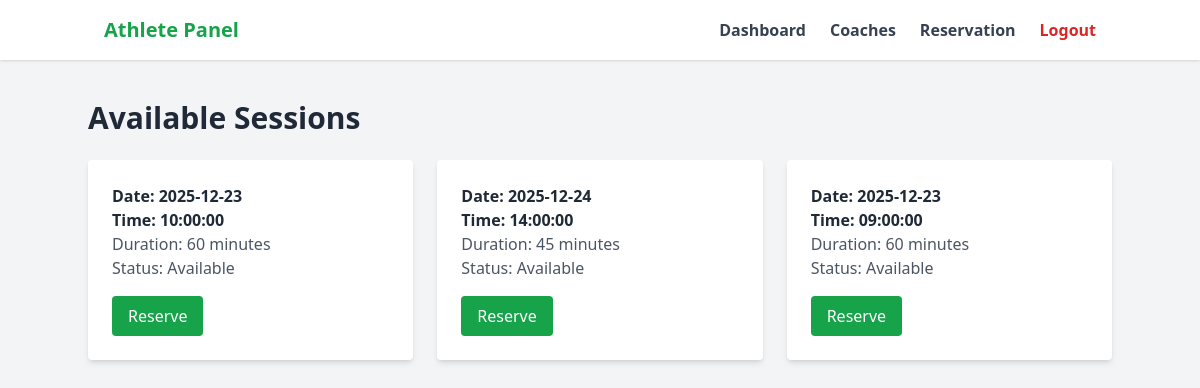
The app's page /index.php?page=athlete&action=reservation (signed in) with its own data.
### tables this page shows
CREATE TABLE IF NOT EXISTS sessions (
    id INT AUTO_INCREMENT PRIMARY KEY,
    coach_id INT NOT NULL,
    session_date DATE NOT NULL,
    session_time TIME NOT NULL,
    duration_minutes INT NOT NULL,
    status ENUM('available', 'booked') DEFAULT 'available',
    FOREIGN KEY (coach_id) REFERENCES users(id) ON DELETE CASCADE
);

### controllers/ReservationController.php (called while the page is built, shortened)
<?php
require_once __DIR__ . '/../models/Session.php';
require_once __DIR__ . '/../models/Reservation.php';
class ReservationController
{
    private Session $sessionModel;
    public function __construct()
    {
        $this->sessionModel = new Session();
    }
    public function available($coachId = null)
    {
        $sessions = $this->sessionModel->getAvailable();
        include 'views/athlete/reservation.php';
    }
}

### config/Database.php (called while the page is built)
<?php
class Database
{
    private static ?Database $instance = null;
    private PDO $pdo;
    private string $host = 'localhost';
    private string $dbName = 'coach_app';
    private string $username = 'root';
    private string $password = 'root';
    private function __construct()
    {
        try {
            $this->pdo = new PDO(
                "mysql:host={$this->host};dbname={$this->dbName};charset=utf8",
                $this->username,
                $this->password
            );
            $this->pdo->setAttribute(PDO::ATTR_ERRMODE, PDO::ERRMODE_EXCEPTION);
            $this->pdo->setAttribute(PDO::ATTR_DEFAULT_FETCH_MODE, PDO::FETCH_ASSOC);
        } catch (PDOException $e) {
            die("Database connection failed: " . $e->getMessage());
        }
    }
    public static function getInstance(): Database
    {
        if (self::$instance === null) {
            self::$instance = new Database();
        }
        return self::$instance;
    }
    public function getConnection(): PDO
    {
        return $this->pdo;
    }
}

### models/Session.php (called while the page is built, shortened)
<?php
require_once __DIR__ . '/../config/Database.php';
class Session
{
    protected PDO $pdo;
    public function __construct()
    {
        $this->pdo = Database::getInstance()->getConnection();
    }
    public function getAvailable()
    {
        $stmt = $this->pdo->query("
            SELECT s.*, u.first_name, u.last_name
            FROM sessions s
            JOIN users u ON s.coach_id = u.id
            WHERE s.status = 'available'
        ");
        return $stmt->fetchAll(PDO::FETCH_ASSOC);
    }
}

### views/athlete/reservation.php (the view, shortened to what this page needs)
<!DOCTYPE html>
<html lang="en">
<head>
    <script src="https://cdn.tailwindcss.com"></script>
</head>
<body class="bg-gray-100 font-sans">
    <?php include 'views/layout/navbar_athlete.php'; ?>
    <main class="container mx-auto mt-10">
        <h1 class="text-3xl font-bold mb-6 text-gray-800">Available Sessions</h1>
        <div class="grid grid-cols-1 md:grid-cols-2 lg:grid-cols-3 gap-6">
            <?php foreach ($sessions ?? [] as $session): ?>
            <div class="bg-white p-6 rounded shadow-md">
                <p class="text-gray-800 font-semibold">Date: <?= $session['session_date'] ?></p>
                <p class="text-gray-800 font-semibold">Time: <?= $session['session_time'] ?></p>
                <p class="text-gray-600">Duration: <?= $session['duration_minutes'] ?> minutes</p>
                <p class="text-gray-600">Status: <?= ucfirst($session['status']) ?></p>
                <?php if ($session['status'] === 'available'): ?>
                <form action="index.php?page=athlete&action=reservation&id=<?= $session['id'] ?>" method="POST" class="mt-4">
                    <button type="submit" class="bg-green-600 text-white px-4 py-2 rounded hover:bg-green-700">Reserve</button>
                </form>
                <?php else: ?>
                <span class="text-red-600 font-semibold mt-2 inline-block">Already booked</span>
                <?php endif; ?>
            </div>
            <?php endforeach; ?>
        </div>
    </main>
</body>
</html>

### index.php (shortened to what this page needs)
<?php
require_once 'controllers/ReservationController.php';
$page   = $_GET['page']   ?? 'home';
$action = $_GET['action'] ?? 'index';
$id     = isset($_GET['id']) ? (int) $_GET['id'] : null;
try {
    switch ($page) {
        case 'athlete':
            switch ($action) {
                case 'reservation':
                    $reservationController = new ReservationController();
                    if ($_SERVER['REQUEST_METHOD'] === 'POST') {
                        $reservationController->reserve($id);
                    } else {
                        $reservationController->available($id);
                    }
                    break;
            }
            break;
    }
} catch (Exception $e) {
    error_log($e->getMessage());
    http_response_code(500);
    echo "<h1>500 Internal Server Error</h1>";
    echo "<p>Something went wrong. Please try again later.</p>";
    if ($_SERVER['SERVER_NAME'] === 'localhost') {
        echo "<pre>{$e->getMessage()}</pre>";
    }
}

### views/layout/navbar_athlete.php
<nav class="bg-white shadow">
    <div class="container mx-auto px-4 py-4 flex justify-between items-center">
        <div class="text-xl font-bold text-green-600">Athlete Panel</div>
        <ul class="flex space-x-6">
            <li><a href="index.php?page=athlete&action=dashboard" class="text-gray-700 hover:text-green-600 font-semibold">Dashboard</a></li>
            <li><a href="index.php?page=athlete&action=coachs" class="text-gray-700 hover:text-green-600 font-semibold">Coaches</a></li>
            <li><a href="index.php?page=athlete&action=reservation" class="text-gray-700 hover:text-green-600 font-semibold">Reservation</a></li>
            <li><a href="index.php?page=auth&action=logout" class="text-red-600 hover:text-red-800 font-semibold">Logout</a></li>
        </ul>
    </div>
</nav>

### records on screen
sessions: session_date "2025-12-23", session_time "10:00:00", duration_minutes "60", status "Available"
sessions: session_date "2025-12-24", session_time "14:00:00", duration_minutes "45", status "Available"
sessions: session_date "2025-12-23", session_time "09:00:00", duration_minutes "60", status "Available"
